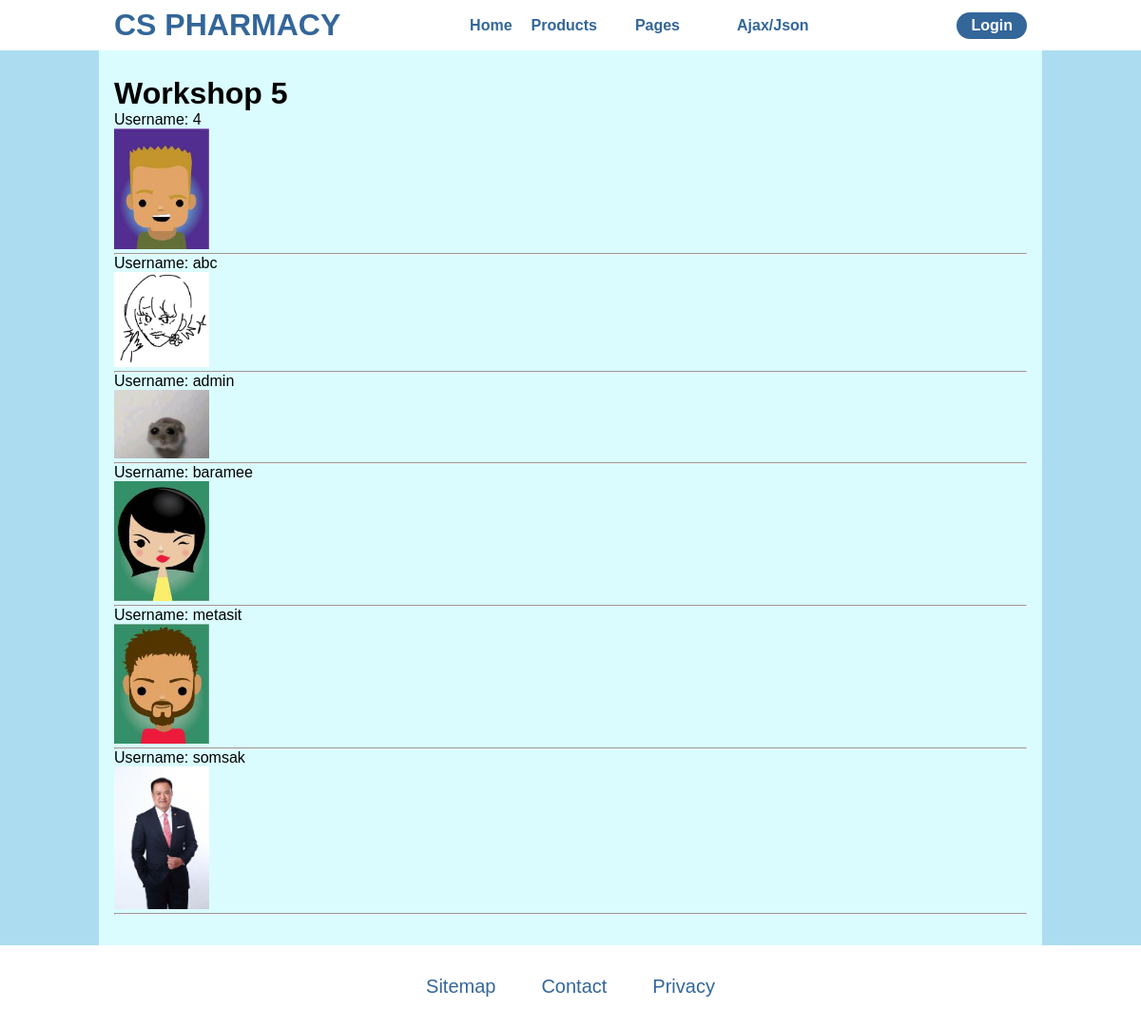
Screenshot of /ws5.php with the database file from the repository.
### tables this page shows
CREATE TABLE `member` (
  `username` varchar(15) NOT NULL,
  `password` varchar(15) NOT NULL,
  `name` varchar(100) NOT NULL,
  `address` varchar(255) NOT NULL,
  `mobile` varchar(30) NOT NULL,
  `email` varchar(30) DEFAULT NULL
);

### ws5.php (the view, shortened to what this page needs)
<?php include "php/connect.php" ?>
<!DOCTYPE html>
<html>
    <head>
        <link href="styles/styles.css" rel="stylesheet" type="text/css" />
    </head>
    <body>
        <?php include "components/navbar.php"; ?>
        <main>
            <h1>Workshop 5</h1>
            <?php
                $stmt = $pdo->prepare("SELECT username FROM member");
                $stmt->execute();
            ?>
            <?php while ($row = $stmt->fetch()) : ?>
                Username: <?=$row["username"]?> <br>
                <a href='member-detail.php?username=<?=$row["username"]?>'>
                    <img src='images/member_photo/<?=$row["username"]?>.jpg' width=100 > <br>
                </a>
                <hr>
            <?php endwhile; ?>
        </main>
        <?php include "components/footer.php"; ?>
    </body>
</html>

### styles/styles.css (style rules this page uses)
* { margin: 0; padding: 0; }
html, body { font-family: sans-serif; background-color: #acdcf0; }
a { text-decoration: none; }
main { margin: 3rem auto 0; padding: 2rem 1rem; min-height: 80vh; width: 90%; background-color: #dafcff; }
@media only screen and (min-width: 1024px) { main { width: 80%; } }

### rows the page displays
member: username "4", shows a picture
member: username "abc", shows a picture
member: username "admin", username (picture)
member: username "baramee", username (picture)
member: username "metasit", username (picture)
member: username "somsak", username (picture)
